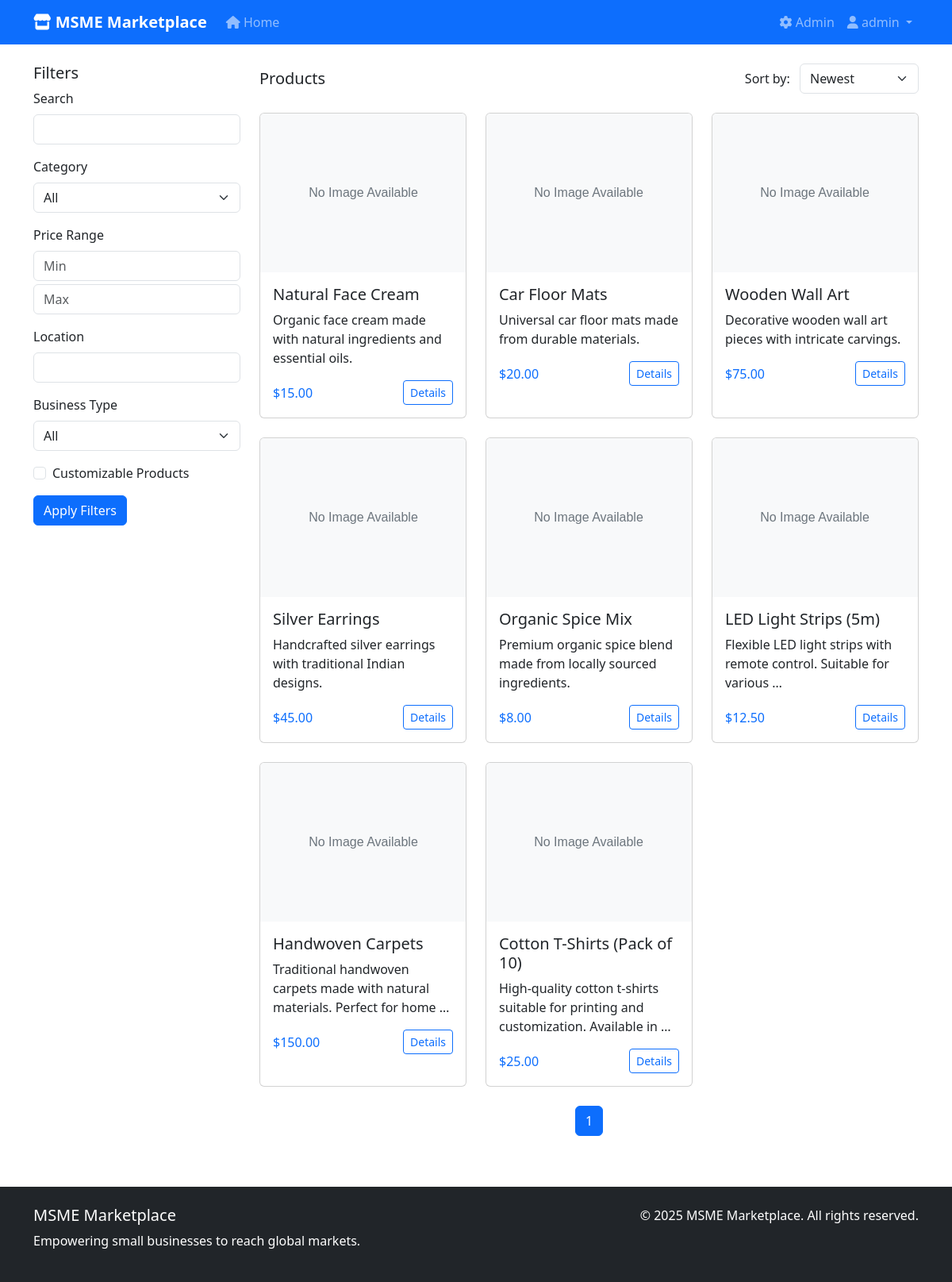
The app's page / (signed in) with its own data.
### marketplace/models.py (models this page shows, shortened)
class Product(models.Model):
    seller = models.ForeignKey(Seller, on_delete=models.CASCADE, related_name='products')
    category = models.ForeignKey(Category, on_delete=models.CASCADE, related_name='products')
    name = models.CharField(max_length=200)
    description = models.TextField()
    mrp = models.DecimalField(max_digits=10, decimal_places=2, help_text='Maximum Retail Price')
    selling_price = models.DecimalField(max_digits=10, decimal_places=2, help_text='Actual Selling Price')
    GST_RATES = [
        (0, '0%'),
        (5, '5%'),
        (12, '12%'),
        (18, '18%'),
        (28, '28%'),
    ]
    gst_rate = models.IntegerField(choices=GST_RATES, default=18)
    stock_quantity = models.PositiveIntegerField(default=0)
    minimum_order_quantity = models.PositiveIntegerField(default=1)
    APPROVAL_STATUS = [
        ('pending', 'Pending'),
        ('approved', 'Approved'),
        ('rejected', 'Rejected'),
    ]
    approval_status = models.CharField(max_length=20, choices=APPROVAL_STATUS, default='pending')
    is_active = models.BooleanField(default=True)
    is_customizable = models.BooleanField(default=False)
    rejection_reason = models.TextField(blank=True)
    created_at = models.DateTimeField(auto_now_add=True)
    updated_at = models.DateTimeField(auto_now=True)
    tags = models.CharField(max_length=500, blank=True, help_text="Comma-separated tags for search")
    class Meta:
        ordering = ['-created_at']
    def get_absolute_url(self):
        return reverse('marketplace:product_detail', kwargs={'pk': self.pk})
    @property
    def main_image(self):
        image = self.images.first()
        return image.image if image else None
    @property
    def price(self):
        return self.selling_price

### marketplace/views.py (the view, shortened to what this page needs)
# urls.py: path('', views.marketplace_home, name='home'),
def marketplace_home(request):
    products = Product.objects.filter(is_active=True).select_related('seller', 'category')
    search_query = request.GET.get('search', '')
    category_id = request.GET.get('category', '')
    min_price = request.GET.get('min_price', '')
    max_price = request.GET.get('max_price', '')
    location = request.GET.get('location', '')
    business_type = request.GET.get('business_type', '')
    customizable = request.GET.get('customizable', '')
    sort_by = request.GET.get('sort', 'newest')
    if category_id:
        products = products.filter(category_id=category_id)
    if min_price:
        products = products.filter(selling_price__gte=min_price)
    if max_price:
        products = products.filter(selling_price__lte=max_price)
    if location:
        products = products.filter(
            Q(seller__city__icontains=location) |
            Q(seller__state__icontains=location)
        )
    if business_type:
        products = products.filter(seller__business_type=business_type)
    if customizable == 'true':
        products = products.filter(is_customizable=True)
    if sort_by == 'price_low':
        products = products.order_by('selling_price')
    elif sort_by == 'price_high':
        products = products.order_by('-selling_price')
    elif sort_by == 'name':
        products = products.order_by('name')
    else:  # newest
        products = products.order_by('-created_at')
    paginator = Paginator(products, 12)  # Show 12 products per page
    page_number = request.GET.get('page')
    page_obj = paginator.get_page(page_number)
    categories = Category.objects.all()
    price_range = Product.objects.filter(is_active=True).aggregate(
        min_price=Min('selling_price'),
        max_price=Max('selling_price')
    )
    business_types = Seller.objects.values_list('business_type', flat=True).distinct()
    locations = Seller.objects.values('city', 'state').distinct()[:20]
    context = {
        'page_obj': page_obj,
        'products': page_obj.object_list,
        'categories': categories,
        'price_range': price_range,
        'business_types': business_types,
        'locations': locations,
        'search_query': search_query,
        'selected_category': category_id,
        'min_price': min_price,
        'max_price': max_price,
        'selected_location': location,
        'selected_business_type': business_type,
        'customizable': customizable,
        'sort_by': sort_by,
        'total_products': paginator.count,
    }
    return render(request, 'marketplace/home.html', context)

### templates/marketplace/home.html (shortened to what this page needs)
{% extends 'base.html' %}
{% load static %}
{% block content %}
<div class="container mt-4">
    <div class="row">
        <div class="col-md-3">
            <div class="mb-4">
                <h5>Filters</h5>
                <form method="get">
                    <div class="mb-3">
                        <label for="id_search" class="form-label">Search</label>
                        <input type="text" name="search" id="id_search" class="form-control" value="{{ search_query }}">
                    </div>
                    <div class="mb-3">
                        <label for="id_category" class="form-label">Category</label>
                        <select name="category" id="id_category" class="form-select">
                            <option value="">All</option>
                        </select>
                    </div>
                    <div class="mb-3">
                        <label for="id_price" class="form-label">Price Range</label>
                        <input type="number" name="min_price" id="id_min_price" class="form-control" placeholder="Min" value="{{ min_price }}">
                        <input type="number" name="max_price" id="id_max_price" class="form-control mt-1" placeholder="Max" value="{{ max_price }}">
                    </div>
                    <div class="mb-3">
                        <label for="id_location" class="form-label">Location</label>
                        <input type="text" name="location" id="id_location" class="form-control" value="{{ selected_location }}">
                    </div>
                    <div class="mb-3">
                        <label for="id_business_type" class="form-label">Business Type</label>
                        <select name="business_type" id="id_business_type" class="form-select">
                            <option value="">All</option>
                        </select>
                    </div>
                    <div class="form-check mb-3">
                        <input class="form-check-input" type="checkbox" name="customizable" value="true" id="id_customizable" {% if customizable == 'true' %}checked{% endif %}>
                        <label class="form-check-label" for="id_customizable">
                            Customizable Products
                        </label>
                    </div>
                    <button type="submit" class="btn btn-primary">Apply Filters</button>
                </form>
            </div>
        </div>
        <div class="col-md-9">
            <div class="d-flex justify-content-between align-items-center mb-4">
                <h5 class="mb-0">Products</h5>
                <div>
                    <label class="form-label me-2 mb-0">Sort by:</label>
                    <select name="sort" form="filter-form" class="form-select d-inline w-auto">
                        <option value="newest" {% if sort_by == 'newest' %}selected{% endif %}>Newest</option>
                    </select>
                </div>
            </div>
            <div class="row row-cols-1 row-cols-md-3 g-4">
                {% for product in products %}
                <div class="col">
                    <div class="card h-100">
                        {% if product.main_image %}
                        <img src="{{ product.main_image.url }}" class="card-img-top" alt="{{ product.name }}">
                        {% else %}
                        <img src="{% static 'img/no-image.svg' %}" class="card-img-top" alt="No Image Available">
                        {% endif %}
                        <div class="card-body">
                            <h5 class="card-title">{{ product.name }}</h5>
                            <p class="card-text">{{ product.description|truncatewords:10 }}</p>
                            <div class="d-flex justify-content-between align-items-center">
                                <span class="text-primary">${{ product.price }}</span>
                                <a href="{{ product.get_absolute_url }}" class="btn btn-sm btn-outline-primary">Details</a>
                            </div>
                        </div>
                    </div>
                </div>
                {% empty %}
                <p class="text-center">No products available matching your criteria.</p>
                {% endfor %}
            </div>
            <div class="mt-4 d-flex justify-content-center">
                <nav>
                    <ul class="pagination">
                        {% for num in page_obj.paginator.page_range %}
                            {% if page_obj.number == num %}
                                <li class="page-item active"><a class="page-link" href="#">{{ num }}</a></li>
                            {% elif num > page_obj.number|add:"-3" and num < page_obj.number|add:"4" %}
                                <li class="page-item"><a class="page-link" href="?page={{ num }}">{{ num }}</a></li>
                            {% endif %}
                        {% endfor %}
                    </ul>
                </nav>
            </div>
        </div>
    </div>
</div>
{% endblock %}

### templates/base.html (shortened to what this page needs)
<!DOCTYPE html>
<html lang="en">
<head>
    <link href="https://cdn.jsdelivr.net/npm/bootstrap@5.3.0/dist/css/bootstrap.min.css" rel="stylesheet">
    <link href="https://cdnjs.cloudflare.com/ajax/libs/font-awesome/6.0.0/css/all.min.css" rel="stylesheet">
    {% load static %}
    <link href="{% static 'css/marketplace.css' %}" rel="stylesheet">
</head>
<body>
    <nav class="navbar navbar-expand-lg navbar-dark bg-primary">
        <div class="container">
            <a class="navbar-brand" href="{% url 'marketplace:home' %}">
                <i class="fas fa-store"></i> MSME Marketplace
            </a>
            <div class="collapse navbar-collapse" id="navbarNav">
                <div class="navbar-nav me-auto">
                    <a class="nav-link" href="{% url 'marketplace:home' %}">
                        <i class="fas fa-home"></i> Home
                    </a>
                </div>
                <div class="navbar-nav ms-auto">
                    {% if user.is_authenticated %}
                        {% if user.is_staff %}
                            <a class="nav-link" href="{% url 'admin:index' %}">
                                <i class="fas fa-cog"></i> Admin
                            </a>
                        {% endif %}
                        <div class="nav-item dropdown">
                            <a class="nav-link dropdown-toggle" href="#" id="navbarDropdown" role="button" data-bs-toggle="dropdown">
                                <i class="fas fa-user"></i> {{ user.username }}
                            </a>
                        </div>
                    {% endif %}
                </div>
            </div>
        </div>
    </nav>
    <main>
        {% block content %}
        {% endblock %}
    </main>
    <footer class="bg-dark text-white py-4 mt-5">
        <div class="container">
            <div class="row">
                <div class="col-md-6">
                    <h5>MSME Marketplace</h5>
                    <p>Empowering small businesses to reach global markets.</p>
                </div>
                <div class="col-md-6 text-md-end">
                    <p>&copy; {% now "Y" %} MSME Marketplace. All rights reserved.</p>
                </div>
            </div>
        </div>
    </footer>
</body>
</html>

### static/css/marketplace.css (style rules this page uses)
.card-img-top { height: 200px; object-fit: cover; }
.pagination { justify-content: center; }
.navbar-brand { font-weight: bold; }

### records on screen
Product: name "Natural Face Cream", description "Organic face cream made with natural ingredients and essential oils.", price "15.00"
Product: name "Car Floor Mats", description "Universal car floor mats made from durable materials.", price "20.00"
Product: name "Wooden Wall Art", description "Decorative wooden wall art pieces with intricate carvings.", price "75.00"
Product: name "Silver Earrings", description "Handcrafted silver earrings with traditional Indian designs.", price "45.00"
Product: name "Organic Spice Mix", description "Premium organic spice blend made from locally sourced ingredients.", price "8.00"
Product: name "LED Light Strips (5m)", description "Flexible LED light strips with remote control. Suitable for various …", price "12.50"
Product: name "Handwoven Carpets", description "Traditional handwoven carpets made with natural materials. Perfect for home …", price "150.00"
Product: name "Cotton T-Shirts (Pack of 10)", description "High-quality cotton t-shirts suitable for printing and customization. Available in …", price "25.00"

### other values on screen
{{ user.username }} "admin"
{{ num }} "1"
